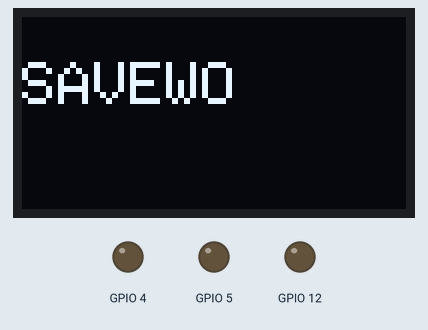
This sketch was run on a simulated ESP8266 (NodeMCU). Shown: 128×64 one-colour display, output pins drawn as LEDs (lit = HIGH). WiFi joins after 1.5 s; servers stay silent unless stated; what the sketch prints to the serial monitor is not drawn.

Above: at 2.1 s.

The sketch:

MaskCounter7_OLED.ino
```cpp
#include <ESP8266WiFi.h>
#include <WiFiClientSecure.h>
//#include <WidgetRTC.h>

int counter = 0;
int _timer = 0;
int sw = 0;
int sw2 = 0;
int sw3 = 0;
int sw4 = 0;

//WidgetRTC rtc;


String GAS_ID = "AKfycbxAOOH2jAE0nHHLdYm4DtFSXuoPjIZ3mFYxcwVIzC-bFp1hGqOL";
char ssid[] = "Savewo Lab";
char pass[] = "KenKen2022-";

const char* host = "script.google.com";
const int httpsPort = 443;

unsigned long previousMillis = 0;
const long period = 15000;

WiFiClientSecure client; //Create a WiFiClientSecure object.

// OLED settings
#include <Wire.h>
#include <Adafruit_GFX.h>
#include <Adafruit_SH110X.h>
#define i2c_Address 0x3c //initialize with the I2C addr 0x3C
#define SCREEN_WIDTH 128 // OLED display width, in pixels
#define SCREEN_HEIGHT 64 // OLED display height, in pixels
#define OLED_RESET -1   //   QT-PY / XIAO
Adafruit_SH1106G display = Adafruit_SH1106G(SCREEN_WIDTH, SCREEN_HEIGHT, &Wire, OLED_RESET);

void setup() {
  Serial.begin(9600);
  WiFi.begin(ssid, pass);

  //rtc.begin();
  delay(2000);

  // OLED Start
  display.begin(i2c_Address, true);
  display.clearDisplay();
  display.setTextSize(2);
  display.setTextColor(1);
  display.setCursor(0, 15);
  display.print("SAVEWO");
  display.display();
  delay(3000);

  // 24V siganl pin
  pinMode(12, OUTPUT);
  digitalWrite(12, HIGH);

  // reset button pin
  pinMode(4, OUTPUT);
  digitalWrite(4, HIGH);

  pinMode(5, OUTPUT);
  digitalWrite(5, HIGH);

  Serial.println("Set up finished");
}

void loop() {
  _maskcounter();
  _button();
  _display();
  _sendDelay();
  _send0();
}

// counter + 1 when 24V signal is shorted
void _maskcounter() {
  if (digitalRead(5) == LOW) {
    if (digitalRead(12) == LOW && sw2 == 0) {
      delay(300);
      counter++;
      sw2 = 1;
      Serial.println(counter);
    }
    else if (digitalRead(12) == HIGH && sw2 == 1) {
      sw2 = 0;
    }
  }
}

// reset counter = 0 when button is pressed
void _button() {
  if (digitalRead(4) == LOW && sw == 0) {
    delay(300);
    sw = 1;
    counter = 0;
    Serial.println(counter);
    //delay(1000);
  }
  else if (digitalRead(4) == HIGH && sw == 1) {
    sw = 0;
  }
}

void _sendData(int num) {

  client.setInsecure();

  if (!client.connect(host, httpsPort)) {
    Serial.println("connection failed");

    //return;
  }
  String string_counter =  String(num);
  String url = "/macros/s/" + GAS_ID + "/exec?_number=" + string_counter ;
  //+ string_temperature + "&humidity=" + string_humidity;

  client.print(String("GET ") + url + " HTTP/1.1\r\n" +
               "Host: " + host + "\r\n" +
               "User-Agent: BuildFailureDetectorESP8266\r\n" +
               "Connection: close\r\n\r\n");
}

void  _display() {
  display.clearDisplay();
  display.setTextSize(1);
  display.setTextColor(1);
  display.setCursor(0, 30);
  display.print("Mask Produced: ");
  display.println(counter);
  display.display();
}

void _sendDelay() {
  unsigned long currentMillis = millis();
  if (currentMillis - previousMillis >= period) {
    previousMillis = currentMillis;
    if (counter != 0) {
      sw3 = 1;
      _sendData(counter);
    }
    else if (counter == 0 && sw3 == 1) {
      sw3 = 0;
    }
  }
}

void _send0() {
  if (counter == 0 && sw4 == 0) {
    _sendData(counter);
    sw4 = 1;
  }
  else if (counter != 0 && sw4 == 1) {
    sw4 = 0;
  }
}
```

Measured:
- what the display in image 0 shows lasts 3.0 s, from 2.1 s to 5.1 s
